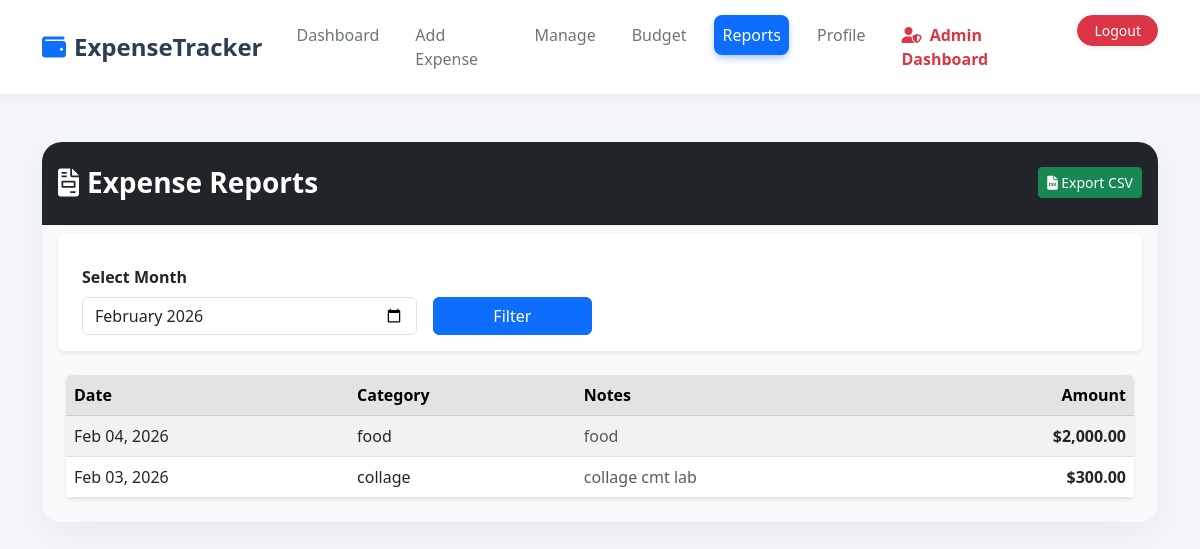
/expense-tracker/reports.php (signed in), run on the app's committed database.
### tables this page shows
CREATE TABLE `expenses` (
  `id` int(11) NOT NULL,
  `user_id` int(11) NOT NULL,
  `category_id` int(11) DEFAULT NULL,
  `amount` decimal(10,2) NOT NULL,
  `expense_date` date NOT NULL,
  `notes` text DEFAULT NULL,
  `created_at` timestamp NOT NULL DEFAULT current_timestamp()
);

CREATE TABLE `categories` (
  `id` int(11) NOT NULL,
  `user_id` int(11) NOT NULL,
  `name` varchar(50) NOT NULL
);

### expense-tracker/reports.php (the view, shortened to what this page needs)
<?php
require_once 'includes/header.php';
?>
<nav class="navbar navbar-expand-lg navbar-custom sticky-top">
    <div class="container">
        <a class="navbar-brand" href="dashboard.php">
            <i class="fas fa-wallet me-2 text-primary"></i>ExpenseTracker
        </a>
        <div class="collapse navbar-collapse" id="navbarNav">
            <ul class="navbar-nav ms-auto">
                <li class="nav-item"><a class="nav-link" href="dashboard.php">Dashboard</a></li>
                <li class="nav-item"><a class="nav-link" href="add_expense.php">Add Expense</a></li>
                <li class="nav-item"><a class="nav-link" href="manage_expense.php">Manage</a></li>
                <li class="nav-item"><a class="nav-link" href="budget.php">Budget</a></li>
                <li class="nav-item"><a class="nav-link active" href="reports.php">Reports</a></li>
                <li class="nav-item"><a class="nav-link" href="profile.php">Profile</a></li>
                <?php if(isset($_SESSION['is_admin']) && $_SESSION['is_admin'] == 1): ?>
                <li class="nav-item">
                    <a class="nav-link admin-link" href="admin/index.php">
                        <i class="fas fa-user-shield me-1"></i> Admin Dashboard
                    </a>
                </li>
                <?php endif; ?>
                <li class="nav-item ms-lg-2">
                    <a href="logout.php" class="btn btn-danger btn-sm rounded-pill px-3 shadow-sm">Logout</a>
                </li>
            </ul>
        </div>
    </div>
</nav>
<?php
 $where = "WHERE e.user_id = ?";
 $params = [$_SESSION['user_id']];
 $filterMonth = date('Y-m');
 $sql = "SELECT e.*, c.name as category_name
        FROM expenses e
        LEFT JOIN categories c ON e.category_id = c.id
        $where
        ORDER BY e.expense_date DESC";
 $stmt = $pdo->prepare($sql);
 $stmt->execute($params);
 $expenses = $stmt->fetchAll();
?>
<div class="container mt-5 mb-5">
    <div class="card overflow-hidden">
        <div class="card-header bg-dark text-white py-4 d-flex justify-content-between align-items-center">
            <h3 class="fw-bold mb-0"><i class="fas fa-file-invoice me-2"></i>Expense Reports</h3>
            <a href="reports.php?export=csv&month=<?php echo $filterMonth; ?>" class="btn btn-success btn-sm"><i class="fas fa-file-csv"></i> Export CSV</a>
        </div>
        <div class="card-body p-4 bg-light">
            <form method="GET" class="row g-3 mb-4 p-3 bg-white rounded shadow-sm align-items-end">
                <div class="col-md-4">
                    <label class="form-label fw-bold">Select Month</label>
                    <input type="month" name="month" class="form-control" value="<?php echo $filterMonth; ?>">
                </div>
                <div class="col-md-2">
                    <button type="submit" class="btn btn-primary w-100">Filter</button>
                </div>
            </form>
            <div class="bg-white rounded shadow-sm overflow-hidden">
                <table class="table table-hover table-striped mb-0 align-middle">
                    <thead class="table-secondary">
                        <tr>
                            <th>Date</th>
                            <th>Category</th>
                            <th>Notes</th>
                            <th class="text-end">Amount</th>
                        </tr>
                    </thead>
                    <tbody>
                        <?php if(count($expenses) > 0): ?>
                            <?php foreach($expenses as $exp): ?>
                            <tr>
                                <td><?php echo date('M d, Y', strtotime($exp['expense_date'])); ?></td>
                                <td><?php echo htmlspecialchars($exp['category_name']); ?></td>
                                <td class="text-muted"><?php echo htmlspecialchars($exp['notes']); ?></td>
                                <td class="text-end fw-bold">$<?php echo number_format($exp['amount'], 2); ?></td>
                            </tr>
                            <?php endforeach; ?>
                        <?php else: ?>
                            <tr><td colspan="4" class="text-center py-4">No records found for this period.</td></tr>
                        <?php endif; ?>
                    </tbody>
                </table>
            </div>
        </div>
    </div>
</div>
<?php require_once 'includes/footer.php'; ?>

### expense-tracker/assets/css/style.css (style rules this page uses)
body { background-color: #f8f9fa; font-family: 'Segoe UI', Tahoma, Geneva, Verdana, sans-serif; }
.card { border: none; box-shadow: 0 4px 6px rgba(0,0,0,0.1); border-radius: 10px; }
.navbar-brand { font-weight: bold; font-size: 1.5rem; }

### expense-tracker/reports.php (style rules this page uses)
.navbar-custom { background-color: #ffffff; box-shadow: 0 4px 12px rgba(0,0,0,0.05); padding: 15px 0; font-family: 'Segoe UI', Roboto, sans-serif; }
.navbar-brand { font-weight: 800; font-size: 1.5rem; color: #2c3e50 !important; }
.nav-link { font-weight: 500; color: #6c757d !important; margin: 0 10px; border-radius: 8px; transition: all 0.3s; padding: 8px 16px; }
.nav-link.active { color: #ffffff !important; background-color: #0d6efd; box-shadow: 0 4px 6px rgba(13, 110, 253, 0.3); }
.nav-link.admin-link { color: #dc3545 !important; font-weight: 600; }
body { background-color: #f4f6f9; font-family: 'Segoe UI', Roboto, sans-serif; }
.card { border: none; border-radius: 20px; box-shadow: 0 10px 30px rgba(0,0,0,0.05); }

### data on the page
expenses: expense_date "Feb 04, 2026", category.name "food", notes "food", amount "2,000.00"
expenses: expense_date "Feb 03, 2026", category.name "collage", notes "collage cmt lab", amount "300.00"
